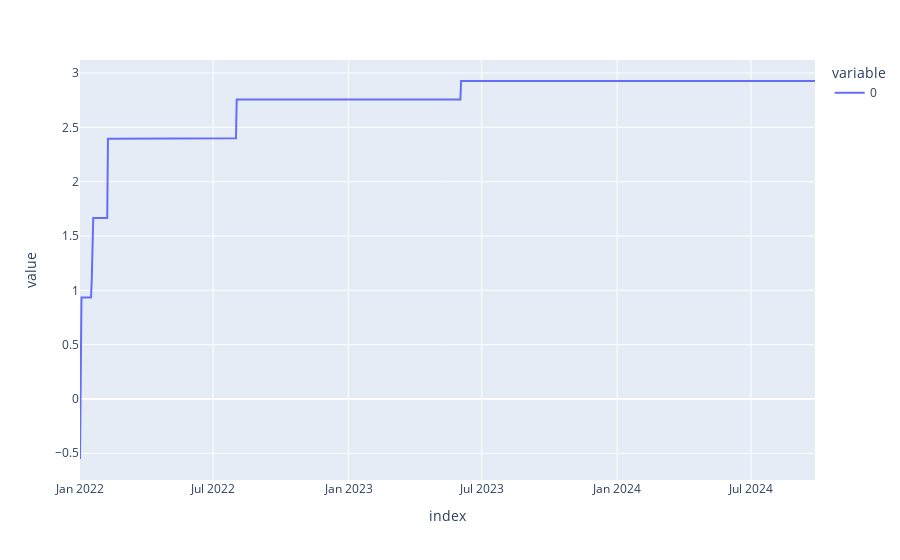

Notebook source saved alongside this figure:
### Code cell
psser.plot()

### Figure 1 — Plotly figure (JSON) as saved in the notebook; plotly's stock layout.template omitted (floating-point values rounded to 4 significant figures; data arrays with more than 128 entries replaced by an {"elided": "..."} marker saying what was removed)
{"data": [{"hovertemplate": "variable=0<br>index=%{x}<br>value=%{y}<extra></extra>", "legendgroup": "0", "line": {"color": "#636efa", "dash": "solid"}, "marker": {"symbol": "circle"}, "mode": "lines", "name": "0", "orientation": "v", "showlegend": true, "type": "scatter", "x": {"elided": "1000 str values"}, "xaxis": "x", "y": {"elided": "1000 float values"}, "yaxis": "y"}], "layout": {"legend": {"title": {"text": "variable"}, "tracegroupgap": 0}, "margin": {"t": 60}, "xaxis": {"anchor": "y", "domain": [0, 1], "title": {"text": "index"}}, "yaxis": {"anchor": "x", "domain": [0, 1], "title": {"text": "value"}}}}
